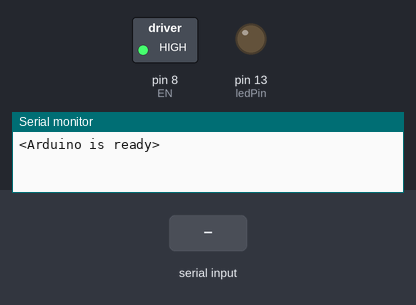
This sketch was run on a simulated Arduino Uno, built with avr-gcc and run on an emulated ATmega328P. Parts: switched loads named in the sketch (green lamp = pin HIGH), output pins drawn as LEDs (lit = HIGH), the last lines printed to the serial monitor. Inputs (shaded band) come from the test bench.

Above: at 2.2 s.
2.3 s: "<90,45,200>" received over Serial
At 3.1 s:
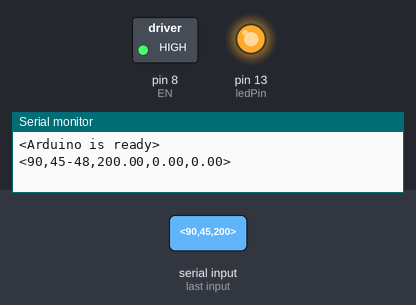
3.8 s: "<30,150,10>" received over Serial
5.3 s: "90,45\n" received over Serial
At 6.4 s:
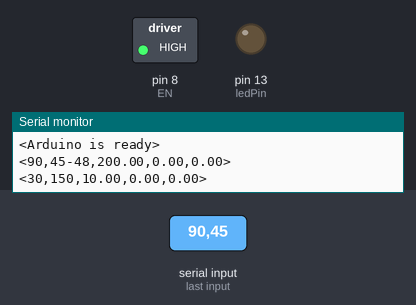
6.8 s: "<90,45>" received over Serial
At 7.8 s:
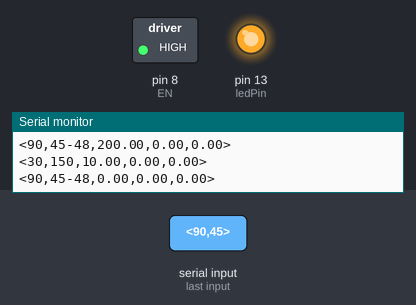
Timing chart, 0 to 9.3 s (numbered marks = the images above; inputs shaded):
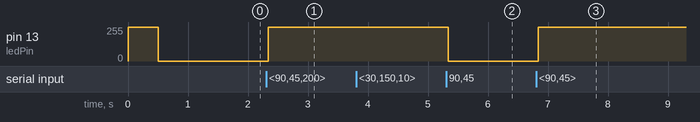

Measured:
- after the input at 2.3 s, pin 13 (ledPin): 0/255 → 255/255 at once
- after the input at 5.3 s, pin 13 (ledPin): 255/255 → 0/255 at once
- after the input at 6.8 s, pin 13 (ledPin): 0/255 → 255/255 at once

The sketch:

motor_serial_com.ino
```cpp
#include <AccelStepper.h>
// <RUN,110,1.1,2.4,0.0> test script
// First we create the constants that we will use throughout our code
#define MOTOR_STEPS 200
#define MICROSTEPS 32
#define TOTAL_STEPS 6400

#define X_SPEED 1000 // X steps per second
#define Y_SPEED 1000 // Y
#define Z_SPEED 1000 // Z
float speeds[3] = {X_SPEED, Y_SPEED, Z_SPEED};

#define X_ACCEL 5000.0 // X steps per second per second
#define Y_ACCEL 5000.0 // Y
#define Z_ACCEL 5000.0 // Z
float accels[3] = {X_ACCEL, Y_ACCEL, Z_ACCEL};


#define EN        8       // stepper motor enable, low level effective (note put jumper so automatic)

#define X_DIR     5       // X axis, direction pin
#define Y_DIR     6       // Y
#define Z_DIR     7       // Z

int dir_pins[3] = {X_DIR, Y_DIR, Z_DIR};

#define X_STP     2       // X axis, step pin
#define Y_STP     3       // Y
#define Z_STP     4       // Z

int stp_pins[3] = {X_STP, Y_STP, Z_STP};

#define BAUD_RATE 2000000  // the rate at which data is read

// WRITE COMMAND: <RUN,123,0.0,0.0,0.0>
// <mode, motorID, arg_m1, arg_m2, arg_m3>

// Where mode is ["RUN", "STOP", "RESUME", "PAUSE", "SET_SPEED", "SET_ACCEL"]
// motorID is int [1, 1, 1] (can be combo if numbers ie 100 or 101 or 001 (binary indicator)
// arg_m1 is [any floating number]
// arg_m2 is [any floating number]
// aeg_m3 is [any floating number]


// AccelStepper is the class we use to run all of the motors in a parallel fashion
// Documentation can be found here: http://www.airspayce.com/mikem/arduino/AccelStepper/
AccelStepper stepper1(AccelStepper::DRIVER, X_STP, X_DIR);
AccelStepper stepper2(AccelStepper::DRIVER, Y_STP, Y_DIR);
AccelStepper stepper3(AccelStepper::DRIVER, Z_STP, Z_DIR);
AccelStepper steppers[3] = {stepper1, stepper2, stepper3};

// Now we declare variables we will use throughout our code (That could change!)
const int ledPin = 13;
// The buffer allows us to store bytes as they are read from the python program (64 bytes in size)
const byte buffSize = 64;
char inputBuffer[buffSize];
// We create inputs to this program by <...> where <> represent the startread and endread markers
const char startMarker = '<';
const char endMarker = '>';

byte bytesRecvd = 0;
boolean readInProgress = false;
boolean newDataFromPC = false;
boolean executeCommand = false;

char messageFromPC[buffSize] = {0};
char mode[buffSize] = {0};
int motors[3] = {0, 0, 0};

float value = 0.0;
char dir[buffSize] = {0};
float optional = 0.0;


float arg_m1 = 0.0;
float arg_m2 = 0.0;
float arg_m3 = 0.0;
float args[3] = {arg_m1, arg_m2, arg_m3};

float remainder[3] = {0.0, 0.0, 0.0};

unsigned long curMillis;


typedef void (* FreeFunction )(); // this is a pointer to a function

// Setting up dictionary for easy command execution
typedef struct {
  int mode_idx;
  char* mode;
  FreeFunction function; // now in our FunctionMap type, we can reference a function by its name
} FunctionMap;

int array_sum(int * array, int len) {
  int arraySum;

  arraySum = 0;
  for (int index = 0; index < len; index++)
  {
    arraySum += array[index];
  }
  return arraySum;
}

// All of the functions we would want to run
void _run() {
  for (int i = 0; i < 3; i += 1) {
    if (motors[i] == 1) {
      steppers[i].move(args[i]);
    }
  }

  int stepperStatus[3] = {0, 0, 0};

  // Enable the steppers when in motion
  digitalWrite(EN, LOW);
  while (array_sum(stepperStatus, 3) != array_sum(motors, 3)) {
    // We iterate over the 3 possible steppers
    for (int i = 0; i < 3; i += 1) {
      // If this stepper is selected
      if (motors[i] == 1) {
        // Ask the stepper to move to position at constant speed.
        if (stepperStatus[i] == 0 ) {
          steppers[i].run();
        }
        // Check if it reached it's position
        if (steppers[i].distanceToGo() == 0) {
          // If yes then store that value in the stepperStatus array.
          stepperStatus[i] = 1;
        }
      }
    }
    getDataFromPC();
    if (newDataFromPC) {
      replyToPC();
      break;
    }
  }
  // Disable the steppers when not in motion
  digitalWrite(EN, HIGH);
}

void _stop() {
  for (int i = 0; i < 3; i += 1) {
    steppers[i].stop();
  }
}

void _pause() {
  for (int i = 0; i < 3; i += 1) {
    remainder[i] = steppers[i].distanceToGo();
  }

  _stop();
}

void _resume() {
  for (int i = 0; i < 3; i += 1) {
    args[i] = remainder[i];
  }
  _run();
}


void _set_speed() {
  for (int i = 0; i < 3; i += 1) {
    if (motors[i] == 1) {
      steppers[i].setCurrentPosition(0.0);
      steppers[i].setMaxSpeed(args[i]);
      steppers[i].setSpeed(args[i]);
    }
  }
}

void _set_accel() {
  for (int i = 0; i < 3; i += 1) {
    if (motors[i] == 1) {
      steppers[i].setAcceleration(args[i]);
    }
  }
}

const int function_count = 6;
const FunctionMap functions[function_count] {
  {0, "RUN", _run},
  {1, "STOP", _stop},
  {2, "RESUME", _resume},
  {3, "PAUSE", _pause},
  {4, "SET_SPEED", _set_speed},
  {5, "SET_ACCEL", _set_accel}
};


void setup() {
  Serial.begin(BAUD_RATE);

  pinMode(EN, OUTPUT);
  digitalWrite(EN, HIGH);

  // flash LEDs so we know we are alive
  pinMode(ledPin, OUTPUT);
  digitalWrite(ledPin, HIGH);
  delay(500); // delay() is OK in setup as it only happens once
  digitalWrite(ledPin, LOW);
  delay(500);

  // We will initialize all motors once.
  for (int i = 0; i < 3; i += 1) {
    steppers[i].setMaxSpeed(speeds[i]);
    steppers[i].setSpeed(speeds[i]);
    steppers[i].setAcceleration(accels[i]);
    steppers[i].setCurrentPosition(0.0);

  }

  // tell the PC we are ready
  Serial.println("<Arduino is ready>");
}

void loop() {
  // put your main code here, to run repeatedly:
  curMillis = millis();

  getDataFromPC();
  replyToPC();

  execute();


}

//=============
// Here we get data from the serial port, read it one byte at a time, store each subsequent byte in the buffer (list)
// then read it and declare the values to variables in this code
void getDataFromPC() {

  // If there is data from the serial port
  if (Serial.available() > 0) {
    // turn on the LED to indicate we are receiving
    digitalWrite(ledPin, HIGH);
    // read the a single character
    char x = Serial.read();

    // the order of these IF clauses is significant
    if (x == endMarker) {
      readInProgress = false;
      newDataFromPC = true;
      // clear the buffer
      inputBuffer[bytesRecvd] = 0;
      // and parse the data
      return parseData();
    }

    if (readInProgress) {
      // add the character to the buffer
      inputBuffer[bytesRecvd] = x;
      bytesRecvd ++;
      if (bytesRecvd == buffSize) {
        bytesRecvd = buffSize - 1;
      }
    }

    if (x == startMarker) {
      bytesRecvd = 0;
      readInProgress = true;
    }
    digitalWrite(ledPin, LOW);
  }
}

// Here is where we take the string <...> that we have read from the serial port and parse it
void parseData() {

  // split the data into its parts
  // strtok scans the string inputBuffer until it reaches a "," or a ">"
  // Then we declare the variable associated with that part of the inputBuffer
  // each strtok contiues where the previous call left off

  char * strtokIndx; // this is used by strtok() as an index

  strtokIndx = strtok(inputBuffer, ",");     // get the first part - the mode string
  strcpy(mode, strtokIndx);                  // copy it to messageFromPC

  strtokIndx = strtok(NULL, ",");            // get the third part - the motor ID int
  String motorstr(strtokIndx);

  motors[0] = motorstr[0] - '0'; // This is a hack to turn a char '1' into a int 1
  motors[1] = motorstr[1] - '0';
  motors[2] = motorstr[2] - '0';

  strtokIndx = strtok(NULL, ",");
  arg_m1 = atof(strtokIndx);
  strtokIndx = strtok(NULL, ",");
  arg_m2 = atof(strtokIndx);
  strtokIndx = strtok(NULL, ",");
  arg_m3 = atof(strtokIndx);

  args[0] = arg_m1;
  args[1] = arg_m2;
  args[2] = arg_m3;

  newDataFromPC = true;
}

// Here is where we reply to the PC if we find that we have new data from the PC
// This is executed on everyloop if we detect that we have new data from the pc

void replyToPC() {
  if (newDataFromPC) {

    newDataFromPC = false;
    Serial.print("<");
    Serial.print(mode);
    Serial.print(",");
    Serial.print(String(motors[0])); Serial.print(String(motors[1])); Serial.print(String(motors[2]));
    Serial.print(",");
    Serial.print(args[0]);
    Serial.print(",");
    Serial.print(args[1]);
    Serial.print(",");
    Serial.print(args[2]);
    Serial.println(">");

    executeCommand = true;
  }
}

void execute() {
  if (executeCommand) {
    executeCommand = false;
    for (int i = 0; i < function_count; i++) {
      if (strcmp(mode, functions[i].mode) == 0) {
        return (functions[i].function)(); // this just executes one function but it needs to iterate over all of them
      }
    }
    return;
  }
}
```
